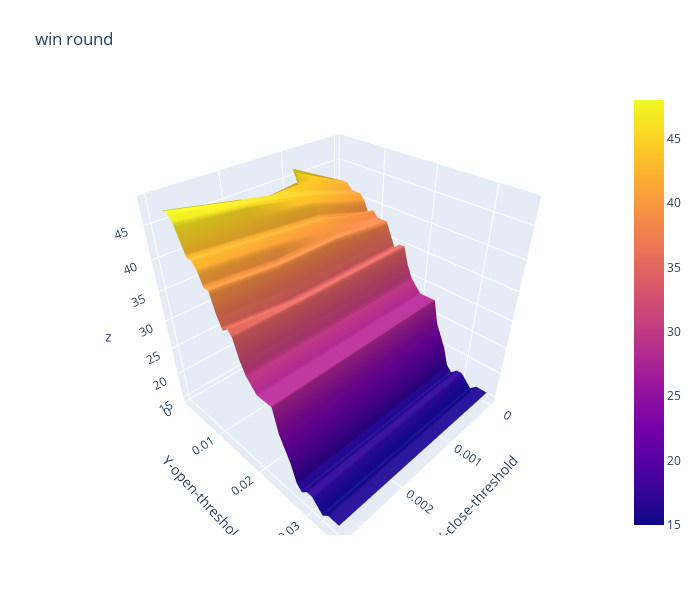

The notebook cell this image was saved under:
### Code cell
import plotly.graph_objects as go

x_data = df_win_round.columns.to_list() # close threshold

y_data = df_win_round.index.to_list() # open threshold

z_data = df_win_round.copy(deep=True) # win rate

fig = go.Figure(data=[go.Surface(z=z_data.values,x=x_data,y=y_data)])

fig.update_layout(title="win round", # 标题
                  autosize=False,  # 尺度自动缩放
                  width=700,  # 长宽
                  height=600,
                  margin=dict(l=65,r=50,b=65,t=90),  # 4个位置的距离
                  scene=dict(xaxis_title='X-close-threshold',yaxis_title='Y-open-threshold')
                 )

fig.show()

### Figure 1 — Plotly figure (JSON) as saved in the notebook; plotly's stock layout.template omitted (floating-point values rounded to 4 significant figures; data arrays with more than 128 entries replaced by an {"elided": "..."} marker saying what was removed)
{"data": [{"type": "surface", "x": [0, 0.001, 0.002, 0.003], "y": [0.001, 0.002, 0.003, 0.004, 0.005, 0.006, 0.007, 0.008, 0.009, 0.01, 0.011, 0.012, 0.013, 0.014, 0.015, 0.016, 0.017, 0.018, 0.019, 0.02, 0.021, 0.022, 0.023, 0.024, 0.025, 0.026, 0.027, 0.028, 0.029, 0.03, 0.031, 0.032, 0.033, 0.034, 0.035], "z": {"elided": "35x4 int values"}}], "layout": {"autosize": false, "height": 600, "margin": {"b": 65, "l": 65, "r": 50, "t": 90}, "scene": {"xaxis": {"title": {"text": "X-close-threshold"}}, "yaxis": {"title": {"text": "Y-open-threshold"}}}, "title": {"text": "win round"}, "width": 700}}
